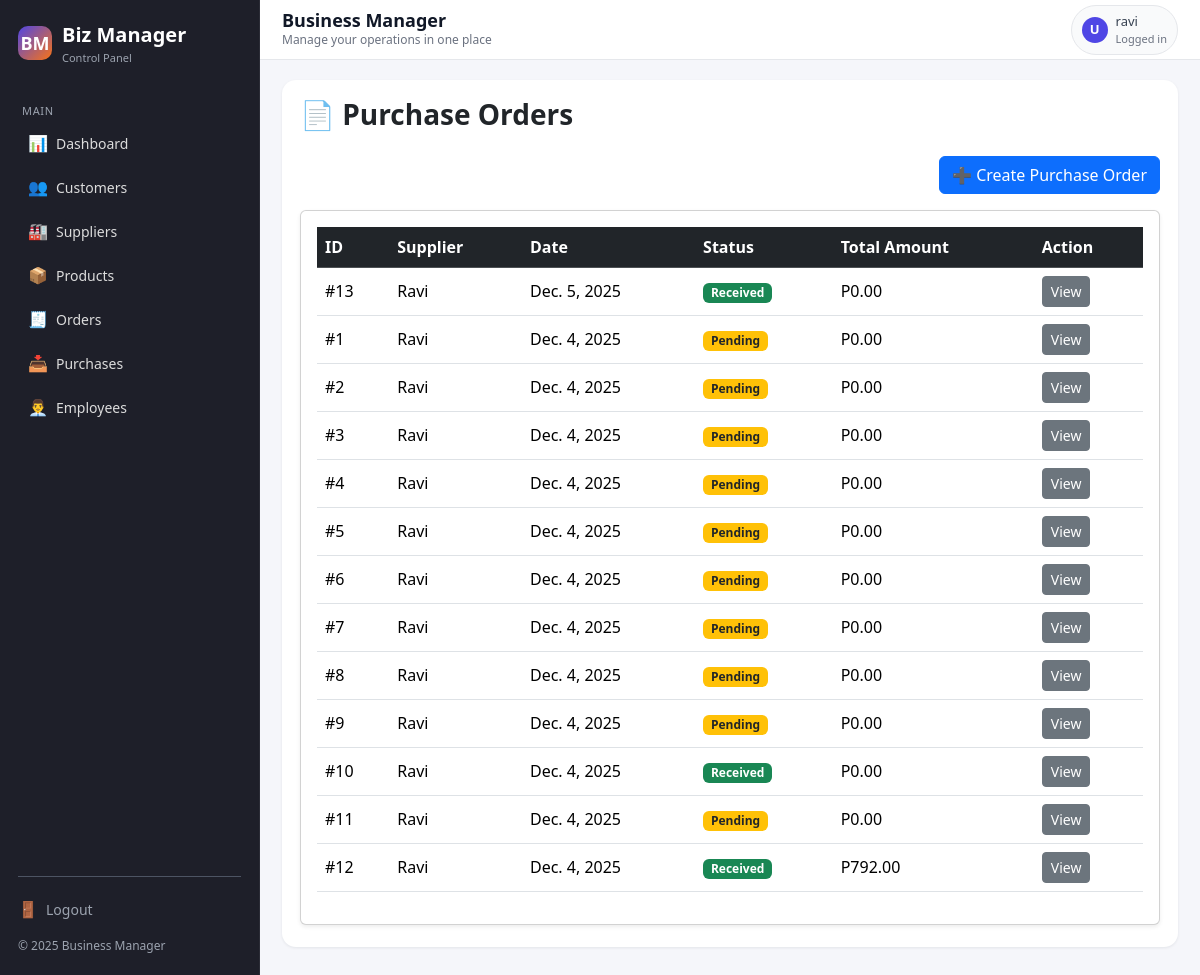
The app's page /sales/orders/ (signed in) with its own data.
### sales/models.py (models this page shows, shortened)
class PurchaseOrder(models.Model):
    supplier = models.ForeignKey(Supplier, on_delete=models.CASCADE)
    date = models.DateField(auto_now_add=True)
    status = models.CharField(
        max_length=20,
        choices=[("Pending", "Pending"), ("Received", "Received")],
        default="Pending",
    )
    total_amount = models.DecimalField(max_digits=12, decimal_places=2, default=0)

### crm/models.py (models this page shows, shortened)
class Supplier(models.Model):
    name = models.CharField(max_length=200)
    email = models.EmailField(blank=True, null=True)
    phone = models.CharField(max_length=50, blank=True, null=True)
    address = models.TextField(blank=True, null=True)
    company = models.CharField(max_length=200, blank=True, null=True)
    created_at = models.DateTimeField(auto_now_add=True)

### sales/views.py (the view)
# urls.py: path("orders/", views.purchase_order_list, name="purchase_order_list"),
@login_required
def purchase_order_list(request):
    orders = PurchaseOrder.objects.all().order_by("-date")
    return render(request, "sales/po_list.html", {"orders": orders})

### templates/sales/po_list.html
{% extends "base.html" %}
{% block content %}
<h3 class="fw-bold mb-4">📄 Purchase Orders</h3>
<div class="d-flex justify-content-end mb-3">
    <a href="{% url 'purchase_order_create' %}" class="btn btn-primary">
        ➕ Create Purchase Order
    </a>
</div>
<div class="card shadow-sm p-3">
    <table class="table table-hover align-middle">
        <thead class="table-dark">
            <tr>
                <th>ID</th>
                <th>Supplier</th>
                <th>Date</th>
                <th>Status</th>
                <th>Total Amount</th>
                <th>Action</th>
            </tr>
        </thead>
        <tbody>
            {% for po in orders %}
            <tr>
                <td>#{{ po.id }}</td>
                <td>{{ po.supplier.name }}</td>
                <td>{{ po.date }}</td>
                <td>
                    {% if po.status == "Pending" %}
                    <span class="badge bg-warning text-dark">Pending</span>
                    {% else %}
                    <span class="badge bg-success">Received</span>
                    {% endif %}
                </td>
                <td>P{{ po.total_amount }}</td>
                <td>
                    <a href="{% url 'purchase_order_detail' po.id %}" class="btn btn-sm btn-secondary">
                        View
                    </a>
                </td>
            </tr>
            {% empty %}
            <tr>
                <td colspan="6" class="text-center text-muted">No purchase orders found.</td>
            </tr>
            {% endfor %}
        </tbody>
    </table>
</div>
{% endblock %}

### templates/base.html (shortened to what this page needs)
<!DOCTYPE html>
<html lang="en">
<head>
    <link href="https://cdn.jsdelivr.net/npm/bootstrap@5.3.2/dist/css/bootstrap.min.css" rel="stylesheet">
</head>
<body>
<div class="app-layout">
    <aside class="sidebar" id="sidebar">
        <div class="sidebar-brand">
            <div class="sidebar-logo">BM</div>
            <div>
                <p class="sidebar-title">Biz Manager</p>
                <p class="sidebar-subtitle">Control Panel</p>
            </div>
        </div>
        <p class="sidebar-section-label">Main</p>
        <ul class="sidebar-nav">
            <li class="sidebar-nav-item">
                <a href="{% url 'dashboard' %}" class="sidebar-nav-link">
                    <span class="icon">📊</span>
                    <span>Dashboard</span>
                </a>
            </li>
            <li class="sidebar-nav-item">
                <a href="/crm/customers/" class="sidebar-nav-link">
                    <span class="icon">👥</span>
                    <span>Customers</span>
                </a>
            </li>
            <li class="sidebar-nav-item">
                <a href="/crm/suppliers/" class="sidebar-nav-link">
                    <span class="icon">🏭</span>
                    <span>Suppliers</span>
                </a>
            </li>
            <li class="sidebar-nav-item">
                <a href="/inventory/" class="sidebar-nav-link">
                    <span class="icon">📦</span>
                    <span>Products</span>
                </a>
            </li>
            <li class="sidebar-nav-item">
                <a href="/sales/orders/" class="sidebar-nav-link">
                    <span class="icon">🧾</span>
                    <span>Orders</span>
                </a>
            </li>
            <li class="sidebar-nav-item">
                <a href="{% url 'sales_documents_dashboard' %}" class="sidebar-nav-link">
                    <span class="icon">📥</span>
                    <span>Purchases</span>
                </a>
            </li>
            <li class="sidebar-nav-item">
                <a href="/hr/employees/" class="sidebar-nav-link">
                    <span class="icon">👨‍💼</span>
                    <span>Employees</span>
                </a>
            </li>
        </ul>
        <div class="sidebar-divider"></div>
        <div class="sidebar-footer">
            <div class="mb-2">
                <a href="{% url 'logout' %}" class="sidebar-nav-link" style="padding-left: 0;">
                    <span class="icon">🚪</span>
                    <span>Logout</span>
                </a>
            </div>
            <div>© {% now "Y" %} Business Manager</div>
        </div>
    </aside>
    <div class="main-wrapper">
        <header class="topbar">
            <div class="topbar-left">
                <h1>{% block page_heading %}Business Manager{% endblock %}</h1>
                <small>{% block page_subtitle %}Manage your operations in one place{% endblock %}</small>
            </div>
            <div class="topbar-right">
                <div class="topbar-user">
                    <div class="topbar-user-avatar">
                        {{ request.user.first_name|default:"U"|first|upper }}
                    </div>
                    <div>
                        <div style="font-weight: 500;">
                            {{ request.user.get_full_name|default:request.user.username }}
                        </div>
                        <div style="font-size: 11px; color: #6b7280;">
                            Logged in
                        </div>
                    </div>
                </div>
            </div>
        </header>
        <main class="content">
            <div class="content-inner">
                {% block content %}{% endblock %}
            </div>
        </main>
    </div>
</div>
</body>
</html>

### records on screen
PurchaseOrder: id "13", supplier.name "Ravi", date "Dec. 5, 2025", status "Received", total_amount "0.00"
PurchaseOrder: id "1", supplier.name "Ravi", date "Dec. 4, 2025", status "Pending", total_amount "0.00"
PurchaseOrder: id "2", supplier.name "Ravi", date "Dec. 4, 2025", status "Pending", total_amount "0.00"
PurchaseOrder: id "3", supplier.name "Ravi", date "Dec. 4, 2025", status "Pending", total_amount "0.00"
PurchaseOrder: id "4", supplier.name "Ravi", date "Dec. 4, 2025", status "Pending", total_amount "0.00"
PurchaseOrder: id "5", supplier.name "Ravi", date "Dec. 4, 2025", status "Pending", total_amount "0.00"
PurchaseOrder: id "6", supplier.name "Ravi", date "Dec. 4, 2025", status "Pending", total_amount "0.00"
PurchaseOrder: id "7", supplier.name "Ravi", date "Dec. 4, 2025", status "Pending", total_amount "0.00"
PurchaseOrder: id "8", supplier.name "Ravi", date "Dec. 4, 2025", status "Pending", total_amount "0.00"
PurchaseOrder: id "9", supplier.name "Ravi", date "Dec. 4, 2025", status "Pending", total_amount "0.00"
PurchaseOrder: id "10", supplier.name "Ravi", date "Dec. 4, 2025", status "Received", total_amount "0.00"
PurchaseOrder: id "11", supplier.name "Ravi", date "Dec. 4, 2025", status "Pending", total_amount "0.00"
PurchaseOrder: id "12", supplier.name "Ravi", date "Dec. 4, 2025", status "Received", total_amount "792.00"

### other values on screen
{{ request.user.first_name|default:"U"|first|upper }} "U"
{{ request.user.get_full_name|default:request.user.username }} "ravi"
